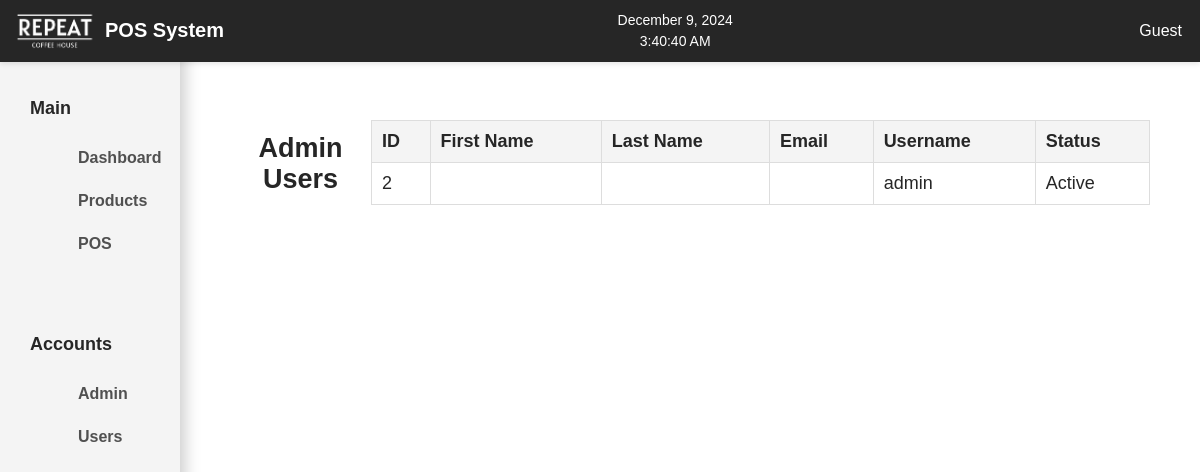
The page /view_admins.php on the database as committed earlier.
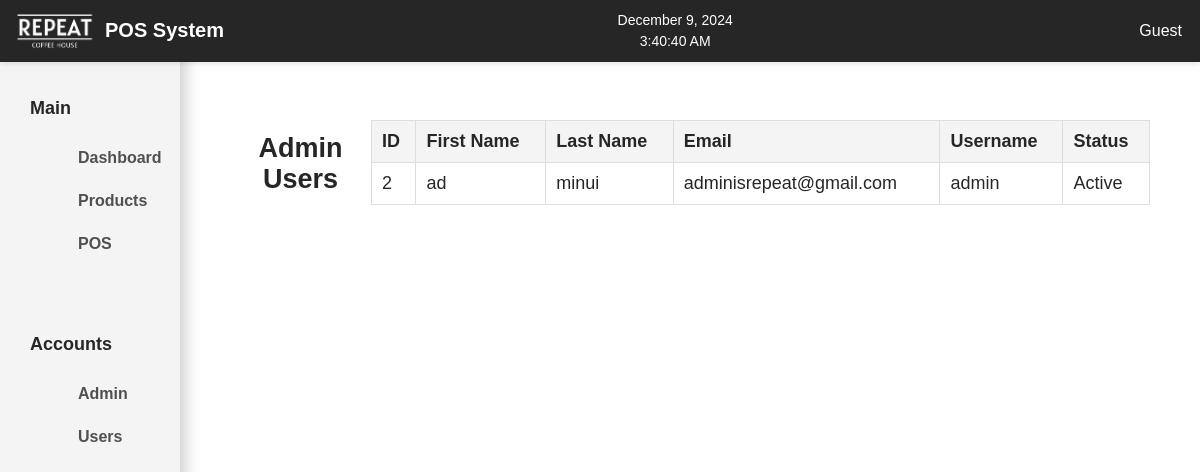
The same page on the database as committed later.
### tables this page shows
CREATE TABLE `admintbl` (
  `id` int(11) NOT NULL,
  `firstname` varchar(100) NOT NULL,
  `lastname` varchar(100) NOT NULL,
  `email` varchar(255) NOT NULL,
  `username` varchar(100) NOT NULL,
  `password` varchar(255) NOT NULL,
  `isActive` tinyint(1) NOT NULL DEFAULT 1,
  `isAdmin` tinyint(1) NOT NULL DEFAULT 1
);

### view_admins.php (the view, shortened to what this page needs)
<?php
$conn = new mysqli('sql.freedb.tech', 'freedb_etheria2024', 'EXH$fvdNh78zv*J', 'freedb_rch_db');
$query = "SELECT id, firstname, lastname, email, username, isActive FROM admintbl";
$result = $conn->query($query);
?>
<!DOCTYPE html>
<html lang="en">
<head>
    <link rel="stylesheet" href="styles.css">
</head>
<body>
    <?php include 'header.php'; ?>
    <?php include 'navbar.php'; ?>
    <?php include 'sidebar.php'; ?>
    <div class="dashboard-grid">
        <div class="db-content">
            <h2>Admin Users</h2>
            <table border="1">
                <thead>
                    <tr>
                        <th>ID</th>
                        <th>First Name</th>
                        <th>Last Name</th>
                        <th>Email</th>
                        <th>Username</th>
                        <th>Status</th>
                    </tr>
                </thead>
                <tbody>
                    <?php
                    if ($result->num_rows > 0) {
                        while ($row = $result->fetch_assoc()) {
                            echo "<tr>
                                <td>{$row['id']}</td>
                                <td>{$row['firstname']}</td>
                                <td>{$row['lastname']}</td>
                                <td>{$row['email']}</td>
                                <td>{$row['username']}</td>
                                <td>" . ($row['isActive'] ? 'Active' : 'Inactive') . "</td>
                            </tr>";
                        }
                    } else {
                        echo "<tr><td colspan='6'>No admins found</td></tr>";
                    }
                    ?>
                </tbody>
            </table>
        </div>
    </div>
    <?php include 'footer.php'; ?>
</body>
</html>

### header.php (shortened to what this page needs)
<!DOCTYPE html>
<html lang="en">
<head>
    <link rel="stylesheet" href="styles.css">
    <link rel='stylesheet' href='https://cdn-uicons.flaticon.com/2.6.0/uicons-solid-straight/css/uicons-solid-straight.css'>
</head>
<body>

### navbar.php (shortened to what this page needs)
<div class="navbar">
    <ul>
        <li><img src="logo_text.png" alt="RCH Logo"></li>
        <li>POS System</li>
    </ul>
    <div class="navbar-date-time">
        <span id="currentDate"><?php echo date('F j, Y'); ?></span>
        <span id="currentTime"><?php echo date('h:i:s A'); ?></span>
    </div>
    <div class="pfp-dropdown">
        <a href="" class="dropdown-toggle">
            <?php
            if (isset($_SESSION['username'])) {
                echo $_SESSION['username'];
            } else {
                echo "Guest";
            }
            ?>
        </a>
    </div>
</div>

### sidebar.php (shortened to what this page needs)
<div class="sidebar-container">
    <div class="dashboard-grid">
        <p>Main</p>
        <ul>
            <li>
                <a href="admin_dashboard.php">Dashboard</a>
            </li>
            <li>
                <a href="">Products</a>
            </li>
            <li>
                <a href="mainpos.php">POS</a>
            </li>
        </ul>
        <p>Accounts</p>
        <ul>
            <li>
                <a href="">Admin</a>
            </li>
            <li>
                <a href="">Users</a>
            </li>
        </ul>
    </div>

### footer.php
</body>
</html>

### styles.css (style rules this page uses)
body { margin: 0; padding: 0; font-family: Arial, sans-serif; background-color: #fff; height: 100vh; overflow: hidden; }
.navbar { margin: 0; padding: 10px 0; background-color: #262626; color: #fff; position: fixed; top: 0; width: 100%; z-index: 1000; display: flex; align-items: center; justify-content: space-between; box-shadow: 0px 2px 5px rgba(0, 0, 0, 0.1); }
.navbar ul { list-style-type: none; margin: 0; padding: 0 5px; display: flex; align-items: center; }
.navbar li { display: inline-flex; align-items: center; font-size: 20px; font-weight: 600; }
.navbar img { width: 100px; }
.navbar-date-time { color: #fff; font-size: 14px; text-align: center; flex-grow: 1; display: flex; flex-direction: column; align-items: center; justify-content: center; line-height: 1.5; }
#currentDate, #currentTime { margin: 0; padding: 0; }
.pfp-dropdown { position: relative; display: inline-block; }
.pfp-dropdown .dropdown-toggle { color: #fff; font-size: 16px; text-decoration: none; display: flex; padding: 10px; cursor: pointer; }
.sidebar-container { display: grid; grid-template-columns: 15% auto; height: 100%; margin: 0; position: relative; }
.dashboard-grid:first-child { grid-column: 1 / 2; height: 100%; overflow-y: auto; background-color: #f4f4f4; box-shadow: 5px 0px 15px rgba(0, 0, 0, 0.2); padding: 30px; font-weight: 700; }
.dashboard-grid:nth-child(2) { grid-column: 2 / 3; height: auto; overflow-y: auto; padding: 50px; }
.dashboard-grid { color: #262626; font-size: 18px; font-weight: 500; text-align: left; }
.dashboard-grid p { padding-top: 50px; }
.dashboard-grid ul { list-style: none; }
.dashboard-grid li { padding: 10px 0; color: #505050; font-size: 16px; }
.dashboard-grid a { color: #505050; text-decoration: none; }
.db-content { margin-top: 50px; display: flex; justify-content: center; align-items: center; }
table { width: 100%; border-collapse: collapse; margin: 20px 0; }
table, th, td { border: 1px solid #ddd; }
th, td { padding: 10px; text-align: left; }
th { background-color: #f4f4f4; }
h2 { text-align: center; margin-bottom: 20px; }

Rows that differ between the two databases and show on the page:
changed admintbl "admin": firstname (not shown) → "ad"; lastname (not shown) → "minui"; email (not shown) → "adminisrepeat@gmail.com"
